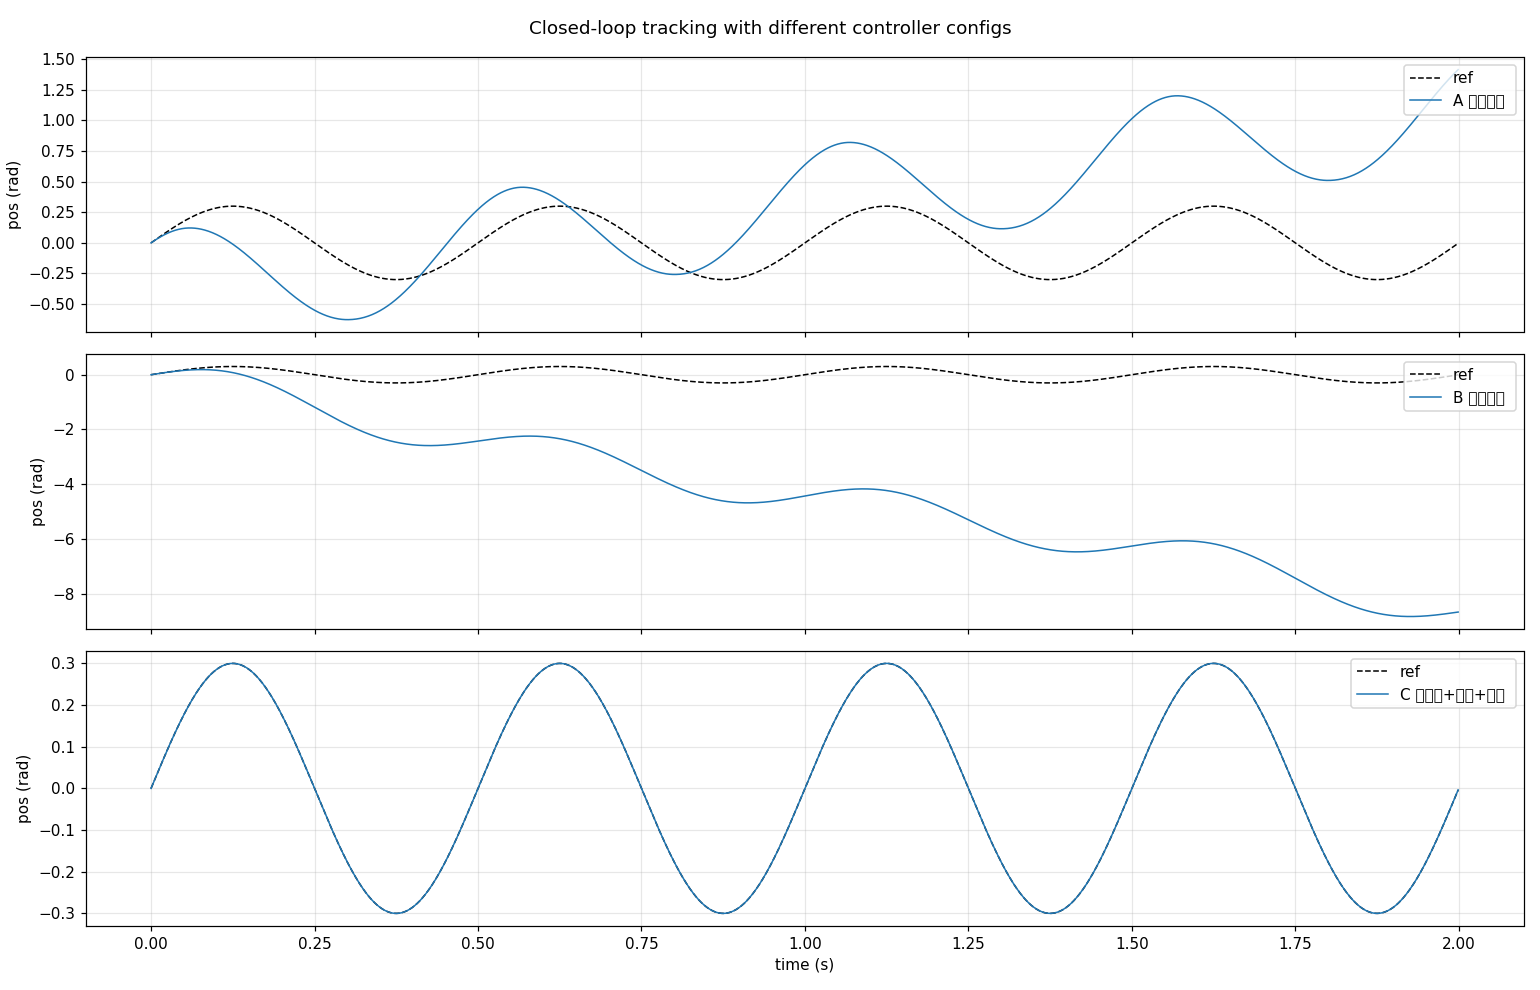

Recreate this plot in Python.
"""
闭环仿真: 前馈控制(J_cfg,g_cfg,friction_cfg) + 物理模型(J_real,g_real,friction_real)
预测不同控制器配置下的正弦跟踪误差。场景: 当前 / 仅加摩擦 / 修惯量+加摩擦。
"""
import numpy as np
import matplotlib
matplotlib.use('Agg')
import matplotlib.pyplot as plt

dt = 0.001
A, freq = 0.3, 2.0
w = 2*np.pi*freq

# 物理参数 (真实系统, 来自辨识 amp0.1 段)
J_real, g_real = 0.0056, 0.30
fr_real = dict(Cp=0.027, Cn=0.028, Bp=0.05, Bn=0.09)

def friction(v, fr):
    if v > 0: return fr['Cp'] + fr['Bp']*v
    if v < 0: return -fr['Cn'] + fr['Bn']*v
    return 0.0

def sim(J_cfg, g_cfg, fr_cfg, n_cyc=20):
    t = np.arange(0, n_cyc/freq, dt)
    ref = A*np.sin(w*t)
    ref_acc = -A*w*w*np.sin(w*t)
    th = np.empty_like(t); v = np.empty_like(t)
    th[0] = 0.0; v[0] = A*w
    for k in range(len(t)-1):
        setref = g_cfg*np.cos(th[k]) + J_cfg*ref_acc[k] + friction(v[k], fr_cfg)
        alpha = (setref - g_real*np.cos(th[k]) - friction(v[k], fr_real)) / J_real
        v[k+1] = v[k] + alpha*dt
        th[k+1] = th[k] + v[k+1]*dt
    # 稳态: 最后 10 周期
    cut = int(len(t)*0.5)
    err = th[cut:] - ref[cut:]
    rmse = np.sqrt(np.mean(err**2))
    amp_sim = (np.max(th[cut:]) - np.min(th[cut:]))/2
    return t, ref, th, rmse, amp_sim

# 场景
scenes = [
    ('A 当前配置 (J=0.012,g=0.28,无摩擦)', dict(J=0.012, g=0.28, fr=dict(Cp=0,Cn=0,Bp=0,Bn=0))),
    ('B 仅加摩擦 (J=0.012,g=0.28)',       dict(J=0.012, g=0.28, fr=fr_real)),
    ('C 修惯量+重力+摩擦 (J=0.0056,g=0.30)', dict(J=0.0056, g=0.30, fr=fr_real)),
]
print(f'设定: A={A} rad, f={freq} Hz   (实测 amp0.3: 反馈幅值0.97, 跟踪rmse≈0.17)')
print(f'物理: J_real={J_real}, g_real={g_real}, 摩擦={fr_real}')
print()
res = {}
for name, c in scenes:
    t, ref, th, rmse, amp = sim(c['J'], c['g'], c['fr'])
    res[name] = (t, ref, th)
    print(f'{name}: 反馈幅值={amp:.3f} rad, 跟踪rmse={rmse:.4f} rad  (改善{(rmse<0.17)}  {rmse/0.17*100:.0f}% of 当前)')
print()
print('注: 当前实测跟踪rmse≈0.167 (std of CH1-CH4)')

# 画图
fig, ax = plt.subplots(len(scenes), 1, figsize=(14, 9), sharex=True)
for i, (name, c) in enumerate(scenes):
    t, ref, th = res[name]
    t_s = t[:2000]
    ax[i].plot(t_s, ref[:2000], 'k--', label='ref', lw=1)
    ax[i].plot(t_s, th[:2000], label=name.split('(')[0], lw=1)
    ax[i].legend(loc='upper right'); ax[i].grid(alpha=0.3)
    ax[i].set_ylabel('pos (rad)')
ax[-1].set_xlabel('time (s)')
plt.suptitle('Closed-loop tracking with different controller configs')
plt.tight_layout()
plt.savefig('drv/drv_axis_lite/记录/2026-08-22/closed_loop_sim.png', dpi=110)
print('图: closed_loop_sim.png')
